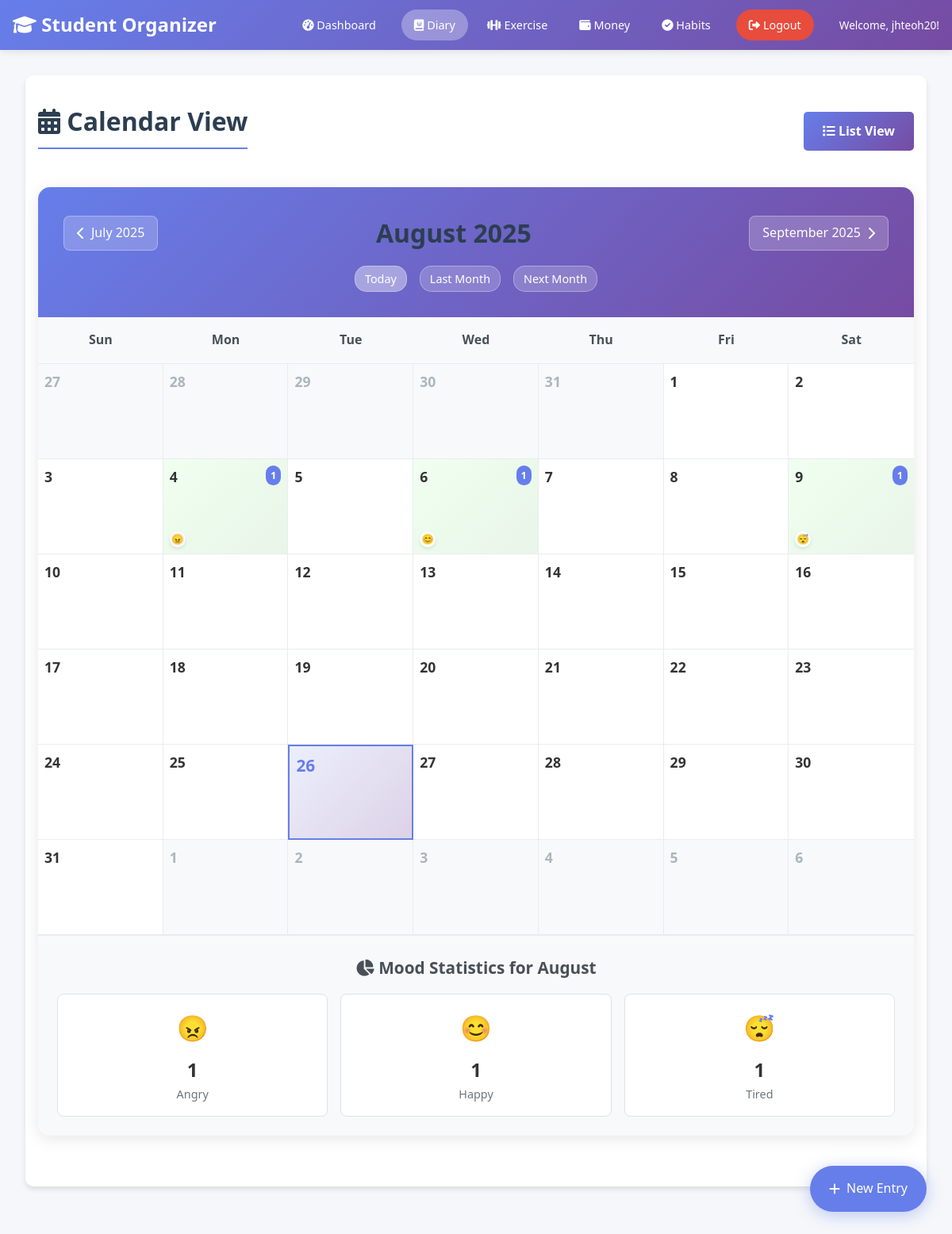
Page /diary/calendar_view.php (signed in) on the committed database.
### tables this page shows
CREATE TABLE `diary_entries` (
  `entry_id` int(11) NOT NULL,
  `user_id` int(11) NOT NULL,
  `title` varchar(200) NOT NULL,
  `content` text NOT NULL,
  `mood` varchar(20) NOT NULL,
  `entry_date` date NOT NULL,
  `created_at` timestamp NOT NULL DEFAULT current_timestamp(),
  `updated_at` timestamp NOT NULL DEFAULT current_timestamp() ON UPDATE current_timestamp()
);

### diary/calendar_view.php (the view, shortened to what this page needs)
<?php
$currentYear = isset($_GET['year']) ? (int)$_GET['year'] : date('Y');
$currentMonth = isset($_GET['month']) ? (int)$_GET['month'] : date('n');
$entriesData = [];
$moodStats = [];
try {
    $db = new Database();
    $conn = $db->getConnection();
    $stmt = $conn->prepare("
        SELECT entry_id, title, content, mood, entry_date, created_at
        FROM diary_entries
        WHERE user_id = ?
        AND YEAR(entry_date) = ?
        AND MONTH(entry_date) = ?
        ORDER BY entry_date ASC, created_at ASC
    ");
    $stmt->execute([SessionManager::getCurrentUserId(), $currentYear, $currentMonth]);
    $entries = $stmt->fetchAll(PDO::FETCH_ASSOC);
    foreach ($entries as $entry) {
        $day = date('j', strtotime($entry['entry_date']));
        if (!isset($entriesData[$day])) {
            $entriesData[$day] = [];
        }
        $entriesData[$day][] = $entry;
        $mood = $entry['mood'];
        if (!isset($moodStats[$mood])) {
            $moodStats[$mood] = 0;
        }
        $moodStats[$mood]++;
    }
} catch(PDOException $e) {
    $error = "Database error: " . $e->getMessage();
}
function getMonthName($month) {
    $months = [
        1 => 'January', 2 => 'February', 3 => 'March', 4 => 'April',
        5 => 'May', 6 => 'June', 7 => 'July', 8 => 'August',
        9 => 'September', 10 => 'October', 11 => 'November', 12 => 'December'
    ];
    return $months[$month];
}
function getMoodColor($mood) {
    $colors = [
        'Happy' => '#fffacd',
        'Sad' => '#e6f3ff',
        'Excited' => '#fff0f5',
        'Stressed' => '#ffe4e1',
        'Calm' => '#f0fff0',
        'Angry' => '#ffe4e1',
        'Grateful' => '#f0fff0',
        'Tired' => '#f5f5dc'
    ];
    return $colors[$mood] ?? '#f8f9fa';
}
function getMoodEmoji($mood) {
    $emojis = [
        'Happy' => '😊', 'Sad' => '😢', 'Excited' => '🎉', 'Stressed' => '😰',
        'Calm' => '😌', 'Angry' => '😠', 'Grateful' => '🙏', 'Tired' => '😴'
    ];
    return $emojis[$mood] ?? '😊';
}
$prevMonth = $currentMonth - 1;
$prevYear = $currentYear;
$nextMonth = $currentMonth + 1;
$nextYear = $currentYear;
$firstDayOfMonth = mktime(0, 0, 0, $currentMonth, 1, $currentYear);
$daysInMonth = date('t', $firstDayOfMonth);
$startDayOfWeek = date('w', $firstDayOfMonth);
$weeksInMonth = ceil(($daysInMonth + $startDayOfWeek) / 7);
?>
<?php include '../includes/header.php'; ?>
<div class="container" style="padding: 2rem 1rem;">
    <div style="display: flex; justify-content: space-between; align-items: center; margin-bottom: 2rem;">
        <h2><i class="fas fa-calendar-alt"></i> Calendar View</h2>
        <a href="index.php" class="btn btn-primary">
            <i class="fas fa-list"></i> List View
        </a>
    </div>
    <div class="calendar-container">
        <div class="calendar-header">
            <div class="calendar-navigation">
                <a href="?year=<?php echo $prevYear; ?>&month=<?php echo $prevMonth; ?>" class="nav-btn">
                    <i class="fas fa-chevron-left"></i>
                    <?php echo getMonthName($prevMonth) . ' ' . $prevYear; ?>
                </a>
                <h3 class="month-year-title">
                    <?php echo getMonthName($currentMonth) . ' ' . $currentYear; ?>
                </h3>
                <a href="?year=<?php echo $nextYear; ?>&month=<?php echo $nextMonth; ?>" class="nav-btn">
                    <?php echo getMonthName($nextMonth) . ' ' . $nextYear; ?>
                    <i class="fas fa-chevron-right"></i>
                </a>
            </div>
            <div class="quick-navigation">
                <?php
                $currentYearForNav = date('Y');
                $currentMonthForNav = date('n');
                ?>
                <a href="?year=<?php echo $currentYearForNav; ?>&month=<?php echo $currentMonthForNav; ?>"
                   class="quick-nav-btn <?php echo ($currentYear == $currentYearForNav && $currentMonth == $currentMonthForNav) ? 'active' : ''; ?>">
                    Today
                </a>
                <a href="?year=<?php echo $currentYear; ?>&month=<?php echo $currentMonth-1 < 1 ? 12 : $currentMonth-1; ?>" class="quick-nav-btn">
                    Last Month
                </a>
                <a href="?year=<?php echo $currentYear; ?>&month=<?php echo $currentMonth+1 > 12 ? 1 : $currentMonth+1; ?>" class="quick-nav-btn">
                    Next Month
                </a>
            </div>
        </div>
        <div class="calendar-grid">
            <div class="calendar-day-header">Sun</div>
            <div class="calendar-day-header">Mon</div>
            <div class="calendar-day-header">Tue</div>
            <div class="calendar-day-header">Wed</div>
            <div class="calendar-day-header">Thu</div>
            <div class="calendar-day-header">Fri</div>
            <div class="calendar-day-header">Sat</div>
            <?php
            $today = date('Y-m-d');
            $prevMonthDays = date('t', mktime(0, 0, 0, $currentMonth - 1, 1, $currentYear));
            for ($i = $startDayOfWeek - 1; $i >= 0; $i--) {
                $day = $prevMonthDays - $i;
                echo '<div class="calendar-day other-month">';
                echo '<div class="day-number">' . $day . '</div>';
                echo '</div>';
            }
            for ($day = 1; $day <= $daysInMonth; $day++) {
                $dateString = sprintf('%04d-%02d-%02d', $currentYear, $currentMonth, $day);
                $isToday = ($dateString === $today);
                $hasEntries = isset($entriesData[$day]);
                $dayClasses = ['calendar-day'];
                if ($isToday) $dayClasses[] = 'today';
                if ($hasEntries) $dayClasses[] = 'has-entries';
                echo '<div class="' . implode(' ', $dayClasses) . '" data-date="' . $dateString . '">';
                echo '<div class="day-number">' . $day . '</div>';
                if ($hasEntries) {
                    $dayEntries = $entriesData[$day];
                    echo '<div class="entries-count">' . count($dayEntries) . '</div>';
                    echo '<div class="entry-indicators">';
                    foreach ($dayEntries as $entry) {
                        $moodColor = getMoodColor($entry['mood']);
                        $moodEmoji = getMoodEmoji($entry['mood']);
                        echo '<div class="mood-indicator" style="background-color: ' . $moodColor . ';" title="' . htmlspecialchars($entry['mood']) . '">';
                        echo $moodEmoji;
                        echo '</div>';
                    }
                    echo '</div>';
                }
                echo '</div>';
            }
            $totalCells = $weeksInMonth * 7;
            $filledCells = $startDayOfWeek + $daysInMonth;
            $remainingCells = $totalCells - $filledCells;
            for ($day = 1; $day <= $remainingCells; $day++) {
                echo '<div class="calendar-day other-month">';
                echo '<div class="day-number">' . $day . '</div>';
                echo '</div>';
            }
            ?>
        </div>
        <?php if (!empty($moodStats)): ?>
        <div class="calendar-stats">
            <h4 class="stats-title">
                <i class="fas fa-chart-pie"></i>
                Mood Statistics for <?php echo getMonthName($currentMonth); ?>
            </h4>
            <div class="mood-stats">
                <?php foreach ($moodStats as $mood => $count): ?>
                <div class="mood-stat-item">
                    <div class="mood-stat-emoji"><?php echo getMoodEmoji($mood); ?></div>
                    <div class="mood-stat-count"><?php echo $count; ?></div>
                    <div class="mood-stat-label"><?php echo $mood; ?></div>
                </div>
                <?php endforeach; ?>
            </div>
        </div>
        <?php endif; ?>
    </div>
</div>
<div class="view-toggle">
    <a href="add_entry.php" class="toggle-btn">
        <i class="fas fa-plus"></i>
        New Entry
    </a>
</div>

### css/style.css (style rules this page uses)
* { margin: 0; padding: 0; box-sizing: border-box; }
body { font-family: 'Segoe UI', Tahoma, Geneva, Verdana, sans-serif; line-height: 1.6; color: #333; background-color: #f5f7fa; min-height: 100vh; display: flex; flex-direction: column; }
.container { background: white; border-radius: 10px; box-shadow: 0 4px 6px rgba(0,0,0,0.1); padding: 2rem; margin-bottom: 2rem; }
h1, h2, h3 { color: #2c3e50; margin-bottom: 1rem; }
h2 { font-size: 2rem; border-bottom: 2px solid #667eea; padding-bottom: 0.5rem; }
.btn { display: inline-block; padding: 0.75rem 1.5rem; border: none; border-radius: 5px; cursor: pointer; text-decoration: none; font-size: 1rem; font-weight: 600; transition: all 0.3s; text-align: center; }
.btn-primary { background: linear-gradient(135deg, #667eea 0%, #764ba2 100%); color: white; }

### diary/calendar_view.php (style rules this page uses)
.calendar-container { background: white; border-radius: 15px; box-shadow: 0 4px 20px rgba(0,0,0,0.1); overflow: hidden; margin-bottom: 2rem; }
.calendar-header { background: linear-gradient(135deg, #667eea 0%, #764ba2 100%); color: white; padding: 2rem; text-align: center; }
.calendar-navigation { display: flex; justify-content: space-between; align-items: center; margin-bottom: 1rem; }
.nav-btn { background: rgba(255,255,255,0.2); color: white; border: 1px solid rgba(255,255,255,0.3); border-radius: 8px; padding: 8px 16px; cursor: pointer; transition: all 0.2s; text-decoration: none; display: flex; align-items: center; gap: 8px; }
.month-year-title { font-size: 2rem; font-weight: bold; margin: 0; }
.quick-navigation { display: flex; gap: 1rem; justify-content: center; margin-top: 1rem; }
.quick-nav-btn { background: rgba(255,255,255,0.2); color: white; border: 1px solid rgba(255,255,255,0.3); border-radius: 15px; padding: 4px 12px; font-size: 0.9rem; cursor: pointer; transition: all 0.2s; text-decoration: none; }
.quick-nav-btn:hover, .quick-nav-btn.active { background: rgba(255,255,255,0.4); }
.calendar-grid { display: grid; grid-template-columns: repeat(7, 1fr); background: white; }
.calendar-day-header { background: #f8f9fa; padding: 1rem; text-align: center; font-weight: bold; color: #495057; border-bottom: 1px solid #e9ecef; }
.calendar-day { min-height: 120px; border-right: 1px solid #e9ecef; border-bottom: 1px solid #e9ecef; position: relative; cursor: pointer; transition: background-color 0.2s; }
.calendar-day:nth-child(7n) { border-right: none; }
.calendar-day.other-month { background-color: #f8f9fa; color: #adb5bd; }
.calendar-day.today { background: linear-gradient(135deg, #667eea20, #764ba240); border: 2px solid #667eea; }
.calendar-day.has-entries { background: linear-gradient(135deg, #f0fff0, #e8f5e8); }
.day-number { position: absolute; top: 8px; left: 8px; font-weight: bold; font-size: 1.1rem; color: #333; }
.calendar-day.other-month .day-number { color: #adb5bd; }
.calendar-day.today .day-number { color: #667eea; font-size: 1.3rem; }
.entry-indicators { position: absolute; bottom: 8px; left: 8px; right: 8px; display: flex; flex-wrap: wrap; gap: 3px; }
.mood-indicator { width: 20px; height: 20px; border-radius: 50%; display: flex; align-items: center; justify-content: center; font-size: 12px; border: 2px solid white; box-shadow: 0 2px 4px rgba(0,0,0,0.1); }
.entries-count { position: absolute; top: 8px; right: 8px; background: #667eea; color: white; border-radius: 10px; padding: 2px 6px; font-size: 0.8rem; font-weight: bold; }
.calendar-stats { background: #f8f9fa; padding: 1.5rem; border-top: 1px solid #e9ecef; }
.stats-title { font-size: 1.3rem; font-weight: bold; color: #495057; margin-bottom: 1rem; text-align: center; }
.mood-stats { display: grid; grid-template-columns: repeat(auto-fit, minmax(120px, 1fr)); gap: 1rem; }
.mood-stat-item { background: white; border-radius: 8px; padding: 1rem; text-align: center; border: 1px solid #dee2e6; transition: transform 0.2s; }
.mood-stat-emoji { font-size: 2rem; margin-bottom: 0.5rem; }
.mood-stat-count { font-size: 1.5rem; font-weight: bold; color: #333; }
.mood-stat-label { font-size: 0.9rem; color: #6c757d; }
.view-toggle { position: fixed; bottom: 2rem; right: 2rem; z-index: 100; }
.toggle-btn { background: #667eea; color: white; border: none; border-radius: 50px; padding: 1rem 1.5rem; font-size: 1rem; cursor: pointer; box-shadow: 0 4px 20px rgba(102, 126, 234, 0.4); transition: all 0.2s; text-decoration: none; display: flex; align-items: center; gap: 0.5rem; }

### rows in the picture
diary_entries: mood "😠", entry_id "1"
diary_entries: mood "😊"
diary_entries: mood "😴"

### other values in the picture
$_SESSION['username'] "jhteoh20"
getMonthName($prevMonth) "July"
$prevYear "2025"
getMonthName($currentMonth) "August"
$currentYear "2025"
getMonthName($nextMonth) "September"
$nextYear "2025"
$day "27"
$day "28"
$day "29"
$day "30"
$day "31"
count($dayEntries) "1"
getMoodEmoji($mood) "😠"
$mood "Angry"
